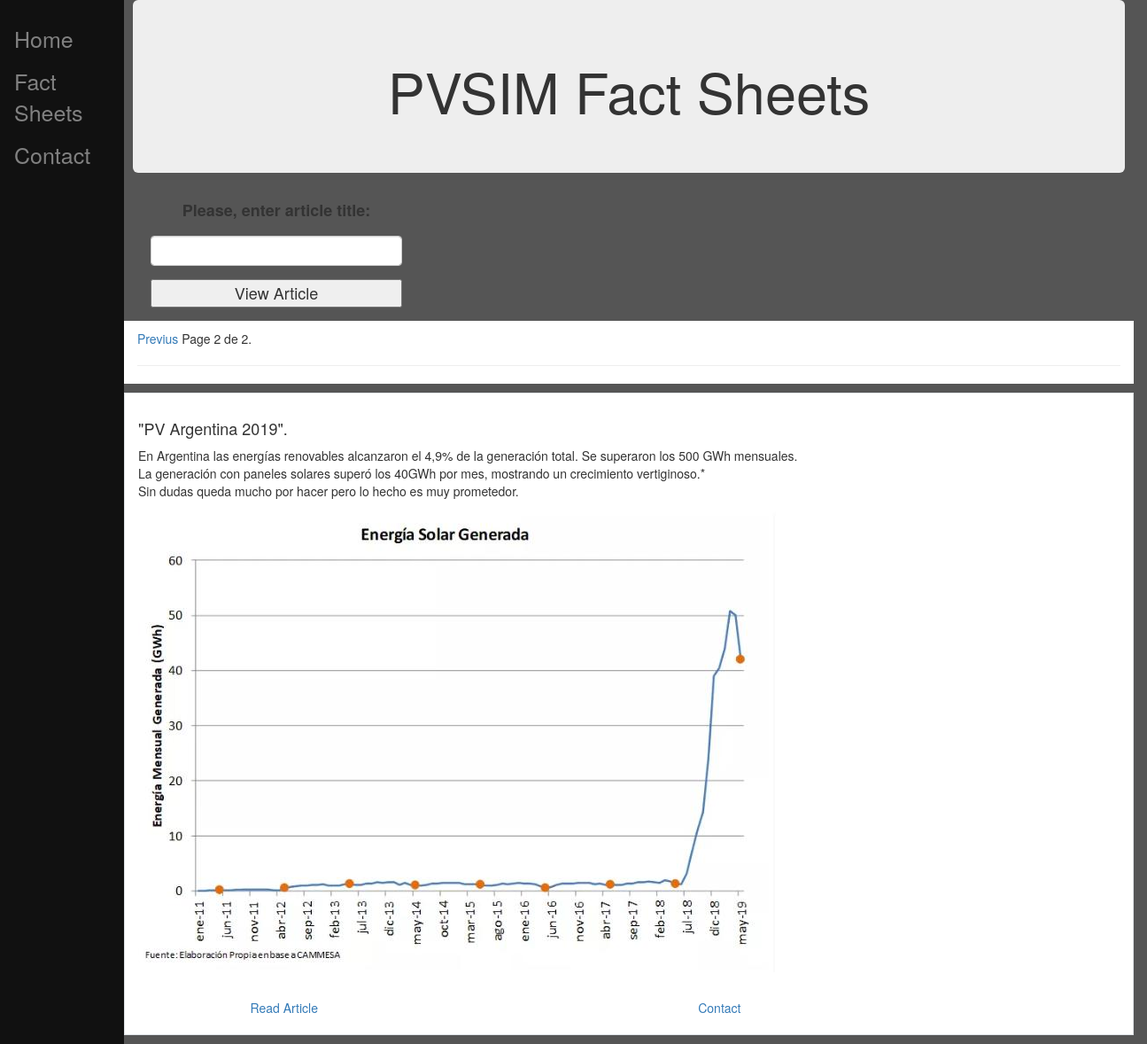
Page /papers/?page=2 on the committed database.
### papers/models.py (models this page shows)
class Papers(models.Model):
    fecha = models.DateField(blank=True, null=True)
    contenido = RichTextUploadingField('contenido')
    slug = models.CharField(max_length=128, unique=True, default='---')
    ruta_imagen = models.FileField(upload_to='videos/%Y/%m/%d', blank=True, null=True)
    titulo = models.CharField(max_length=200, default='---')
    resumen = models.CharField(max_length=200, default='---')

### papers/views.py (the view)
# urls.py: path('', Index.as_view(), name='papers'),
class Index(View):
    model = Papers
    template = 'papers/index.html'
    def get(self, request):
        params = {}
        papers = Papers.objects.all().order_by('fecha')
        paginator = Paginator(papers, 3)
        page = request.GET.get('page')
        try:
            papers1 = paginator.page(page)
        except PageNotAnInteger:
            papers1 = paginator.page(1)
        except EmptyPage:
            papers1 = paginator.page(paginator.num_pages)
        params['papers1'] = papers1
        search = SearchPaperForm()
        params['search'] = search
        return render(request, self.template, params)

### papers/forms.py
class SearchPaperForm(forms.Form):
    querycom = forms.CharField(label='Please, enter article title',
    widget=forms.TextInput(attrs={'size': 32, 'class':'form-control'}))

### templates/papers/index.html (shortened to what this page needs)
{% extends "plantilla.html" %}
{% load static %}
{% load i18n %}
{% block content%}
    <div class="container" style="margin-left:140px; padding: 0px 10px;">
        <div class="jumbotron">
        <h1>PVSIM Fact Sheets</h1>
        </div>
    </div>
    <main class="container" style="margin-left:140px; padding: 0px 10px;">
        <div class="row" >
         <section id="todos_los_productos" class ="row" >
			<div id="contenedor_filtros" class="row" style="margin-left:10px; padding: 0px 10px;">
				<div id="filtros_productos" class="col-xs-12">
					<form id="searchr-form" action="" method="post" >{% csrf_token %}
						<div class="campo_busqueda col-xs-12 " >
						{{ search }}
						<input type="button" id="boton_prod" value="View Article"/>
						</div>
					</form>
				</div>
			</div>
			</section>
        </div>
	</main>
<div class="container" style="margin-left:140px;">
				<div class="row justify-content-center"  style="background-color:#fff; z-index:20;" "margin-left:140px;">
					<div class =" col-12 pt-3" style="background-color:#fff; "  >
							<span class="step-links">
								{% if papers1.has_previous %}
									<a href="?page={{ papers1.previous_page_number }}">Previus</a>
								{% endif %}
								<span class="current">
									Page {{papers1.number }} de {{ papers1.paginator.num_pages }}.
								</span>
							</span>
                        <hr/>
					</div>
				</div>
</div>
<div id="papers_index" class="container" style="margin-left:140px;">
     {% for papers in papers1  %}
    <div class="row justify-content-center align-items-center border  my-3 " style=" z-index:20;" "margin-left:10px;">
        <div class="col-12 py-3" style="background-color:#fff; ">
            <div class="row   ">
                <div id="papers_contenido" class="col-12 py-3 ">
                    <h4>"{{papers.titulo}}".</h4>
                    {{papers.contenido|safe|slice:":455"}}
                </div>
                <div class="col-12  py-3">
                    <div class="row justify-content-between">
                        <div class="col-6 col-sm-4 ">
                             <a href="{% url 'paper' slug=papers.slug   %} " target="_blank">Read Article</a>
                        </div>
                        <div class="col-6 col-sm-4">
                            <a href="{% url 'contacto' %}" target="_blank">Contact</a>
                        </div>
                    </div>
                </div>
            </div>
        </div>
     </div>
     {% endfor %}
 </div>
{% endblock %}

### static_dev/myapp/css/style.css (style rules this page uses)
body { background-color: #555555; }
h1 { text-align: center; }
label { width:100%; text-align:center;margin-bottom:15px; font-size:18px; }
select, input { width:100%;margin-bottom:15px; font-size:18px; }

### rows in the picture
Papers: titulo "PV Argentina 2019", contenido "En Argentina las energías renovables alcanzaron el 4,9% de la generación total. Se superaron los 500 GWh mensuales. La generación con paneles solares superó los 40GWh por mes, mostrando un crecimiento vertiginoso.* Sin dudas queda mucho por hacer pero lo hecho es muy prometedor.", contenido (picture)

### other values in the picture
{{ papers1.number }} "2"
{{ papers1.paginator.num_pages }} "2"
